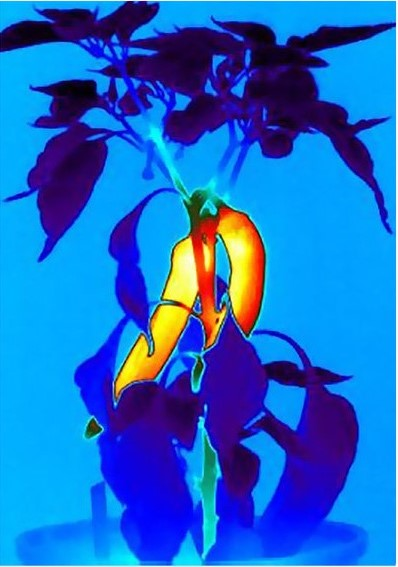
#> input picture ir_image.jpg, 398 x 567 px
$ python 'enhanced IR.py'
#> lines starting #> are read from the running program, lines starting #| are printed output that depends on the picture
import cv2
import numpy as np

def enhance_image(input_path, output_path):
    # Load the image
#> called with input_path = 'ir_image.jpg', output_path = 'enhanced_image2.jpg'
    img = cv2.imread(input_path)
#> img is the input picture: shape (567, 398, 3); mean B, G, R 199.6, 105.5, 27.4

    # Apply a thermal imaging effect
    thermal_img = cv2.applyColorMap(img, cv2.COLORMAP_JET)
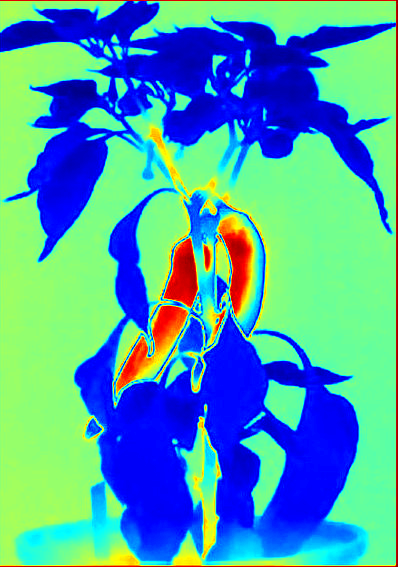
#> thermal_img: shape (567, 398, 3); mean B, G, R 170.7, 157.9, 76.6

    # Increase the image resolution
    upscaled_img = cv2.resize(thermal_img, (800, 600), interpolation=cv2.INTER_CUBIC)
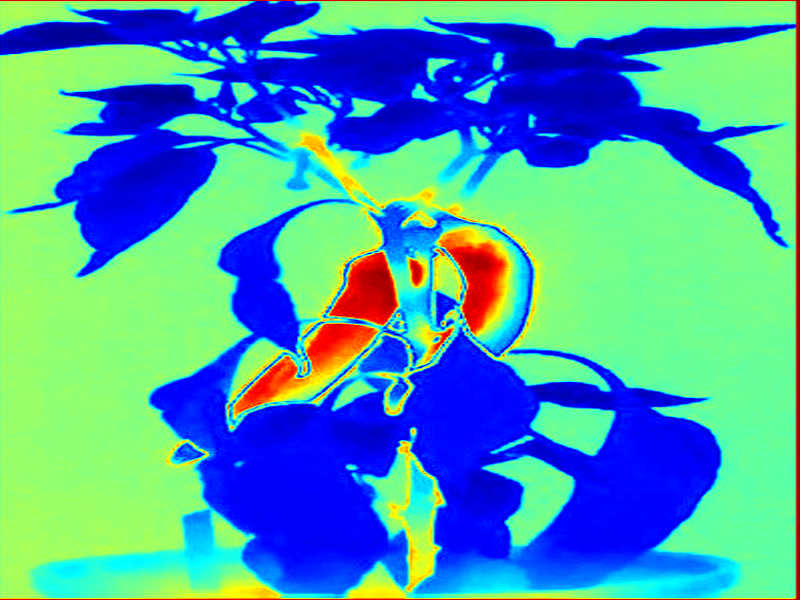
#> upscaled_img: shape (600, 800, 3); mean B, G, R 170.6, 157.8, 76.7

    # Save the enhanced image
    cv2.imwrite(output_path, upscaled_img)

    return upscaled_img

# Example usage
input_image_path = 'ir_image.jpg'
output_image_path = 'enhanced_image2.jpg'
enhanced_image = enhance_image(input_image_path, output_image_path)

# Display the enhanced image
cv2.imshow('Enhanced Image', enhanced_image)
cv2.waitKey(0)
cv2.destroyAllWindows()
